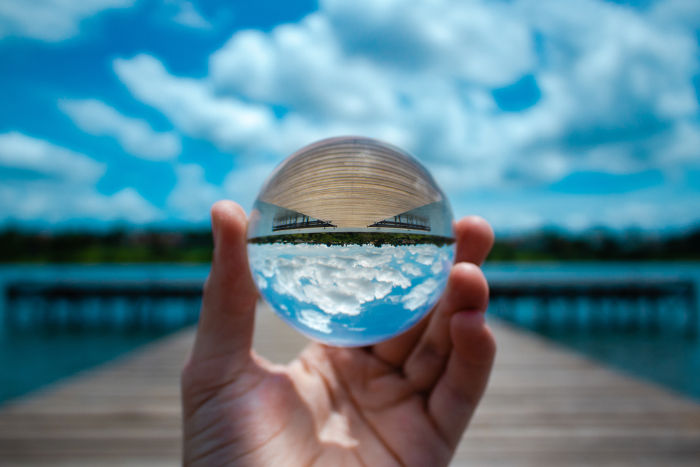
#> input picture input1.jpg, 700 x 467 px
$ python -i watershedWithCountCv.py   (imports and definitions only)
#> lines starting #> are read from the running program, lines starting #| are printed output that depends on the picture; after the words box and inside, x2 and y2 are one past the last pixel; in counts of white or black regions, pixels touching at a corner belong together
#> further down, picture is the input picture: shape (467, 700, 3); mean B, G, R 147.2, 131.1, 88.5
import cv2
import numpy as np
import imutils

def watershedWithCountCv(image):
    nImage = image.copy()
    gray = cv2.cvtColor(nImage, cv2.COLOR_BGR2GRAY)
    ret, thresh = cv2.threshold(
        gray, 0, 255, cv2.THRESH_BINARY_INV+cv2.THRESH_OTSU)
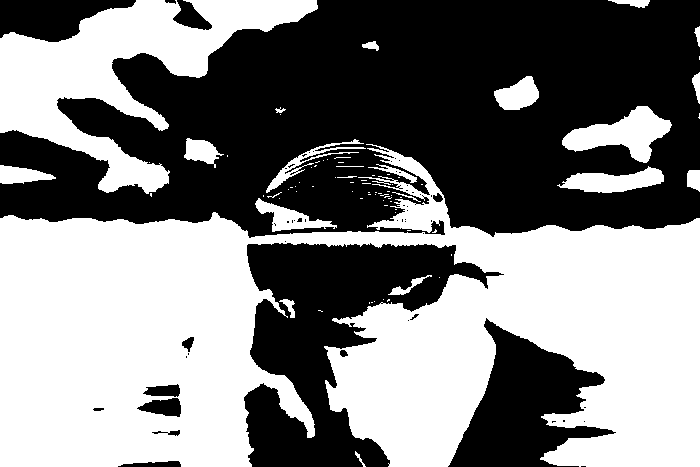
#> thresh: shape (467, 700); 50.2% white; 54 black regions (39 under 20 px), largest, box (x1, y1, x2, y2) and area: (0, 0, 700, 238) 118593, (244, 243, 504, 467) 26343, (448, 318, 616, 467) 12173
#> ret = 120

    kernel = np.ones((3, 3), np.uint8)
    opening = cv2.morphologyEx(thresh, cv2.MORPH_OPEN, kernel, iterations=2)
#> opening: shape (467, 700); 49.3% white; 25 white regions, largest, box (x1, y1, x2, y2) and area: (0, 199, 700, 467) 128551, (0, 0, 317, 192) 22742, (562, 106, 671, 162) 2965

    sure_bg = cv2.dilate(opening, kernel, iterations=3)
#> sure_bg: shape (467, 700); 55.6% white; 10 black regions (1 under 20 px), largest, box (x1, y1, x2, y2) and area: (0, 0, 700, 233) 108689, (248, 246, 484, 467) 22183, (453, 325, 600, 467) 10179

    dist_transform = cv2.distanceTransform(opening, cv2.DIST_L2, 5)
    ret, sure_fg = cv2.threshold(
        dist_transform, 0.7*dist_transform.max(), 255, 0)
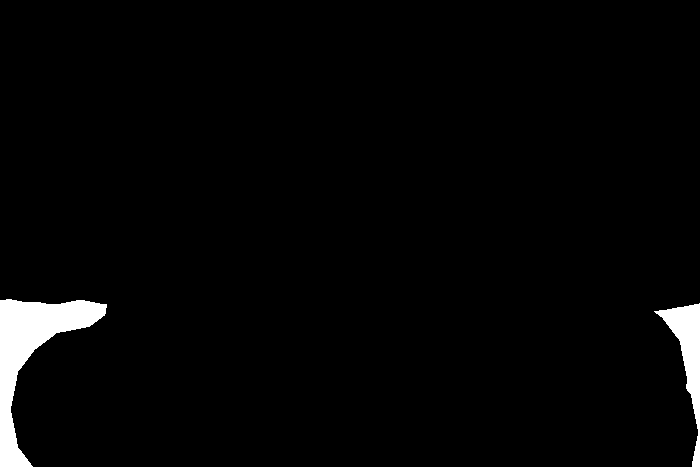
#> sure_fg: shape (467, 700) float32; 2.5% white; 2 white regions, box (x1, y1, x2, y2) and area: (0, 299, 107, 467) 5971, (654, 303, 700, 467) 2347
#> ret = 82.7

    sure_fg = np.uint8(sure_fg)
    unknown = cv2.subtract(sure_bg, sure_fg)
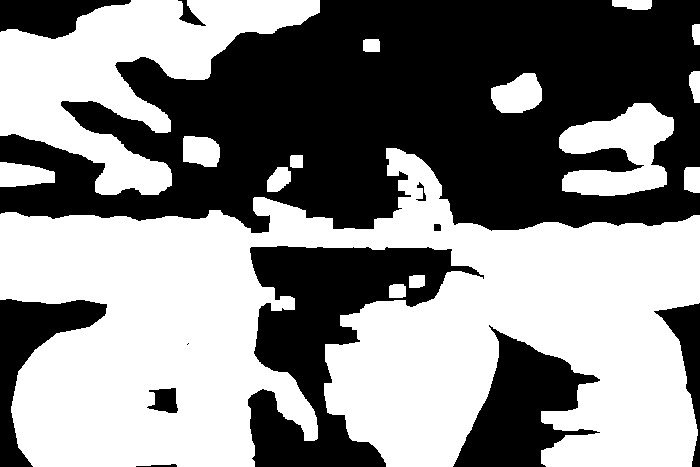
#> unknown: shape (467, 700); 53.1% white; 12 black regions (1 under 20 px)

    cnts = cv2.findContours(sure_fg.copy(), cv2.RETR_EXTERNAL,
                            cv2.CHAIN_APPROX_SIMPLE)
#> cnts = 2 contours; box (x1, y1, x2, y2) and area: (0, 299, 107, 467) 5719, (654, 303, 700, 467) 2160
    cnts = imutils.grab_contours(cnts)

    ret, markers = cv2.connectedComponents(sure_fg)
#> markers: shape (467, 700) int32; 3 distinct labels, from 0 to 2
#> ret = 3

    markers = markers+1
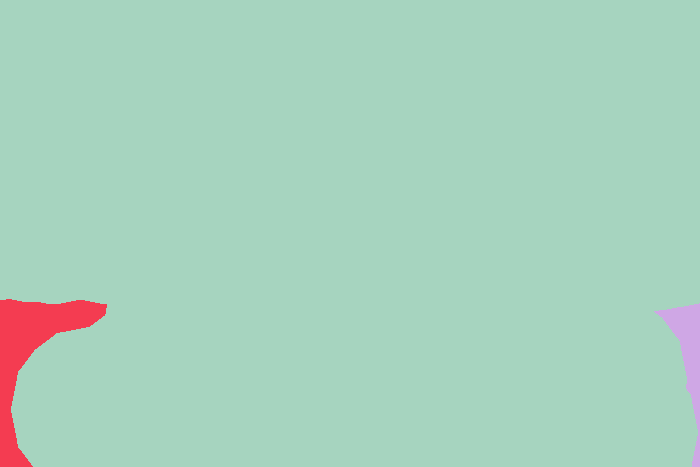
#> markers: shape (467, 700) int32; 3 distinct labels, from 1 to 3; one colour per label, 0 black

    markers[unknown == 255] = 0
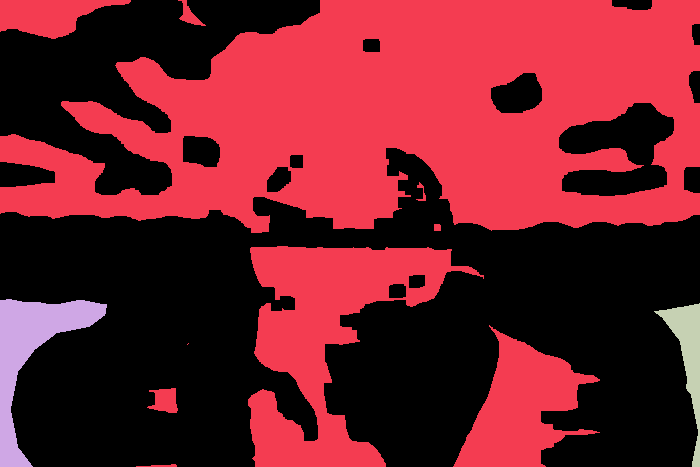
#> markers: shape (467, 700) int32; 4 distinct labels, from 0 to 3; one colour per label, 0 black

    markers = cv2.watershed(nImage, markers)
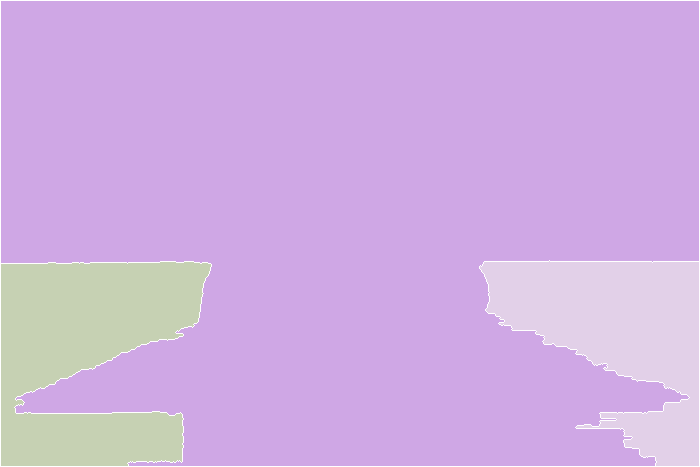
#> markers: shape (467, 700) int32; 4 distinct labels, from -1 to 3; one colour per label, 0 black, -1 white
    nImage[markers == -1] = [255, 0, 0]
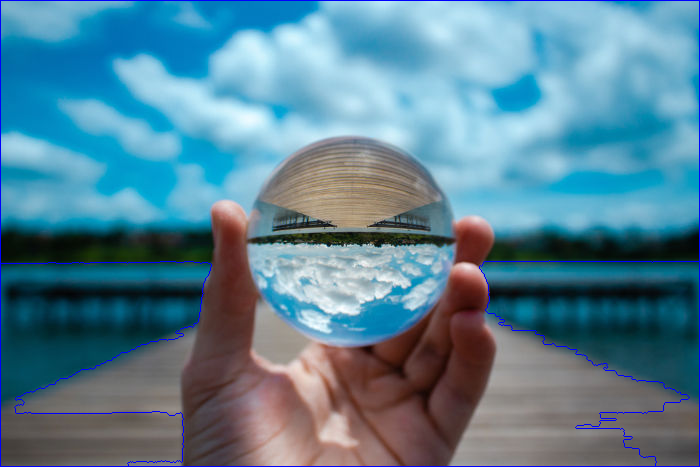
#> nImage: shape (467, 700, 3); 1.2% of pixels changed, all inside (x1, y1, x2, y2) = (0, 0, 700, 467)
    countImage = nImage
    for (i, c) in enumerate(cnts):
        ((x, y), _) = cv2.minEnclosingCircle(c)
        cv2.putText(countImage, "#{}".format(i + 1), (int(x)-20, int(y)),
                    cv2.FONT_HERSHEY_SIMPLEX, 0.5, (0, 0, 0), 1)
#> this loop made 2 passes
#> (x, y) on passes 1 to 2: (690.3, 384.5), (49.94, 383)
#> countImage: shape (467, 700, 3); 0.04% of pixels changed, all inside (x1, y1, x2, y2) = (31, 373, 688, 389)
    return nImage, countImage

>>> import cv2
>>> picture = cv2.imread('../input1.jpg')
>>> result = watershedWithCountCv(picture)

$ run again, on input3.jpg
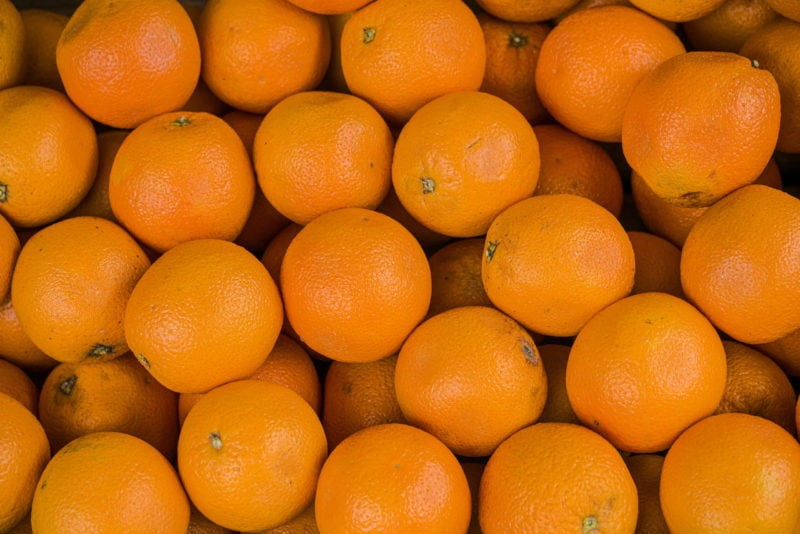
#> input picture input3.jpg, 800 x 534 px
#> picture is the input picture: shape (534, 800, 3); mean B, G, R 12.4, 104, 195.7
#> in watershedWithCountCv, `ret, thresh = cv2.threshold( gray, 0, 255, cv2.THRESH_BINARY_INV+cv2.T..`:
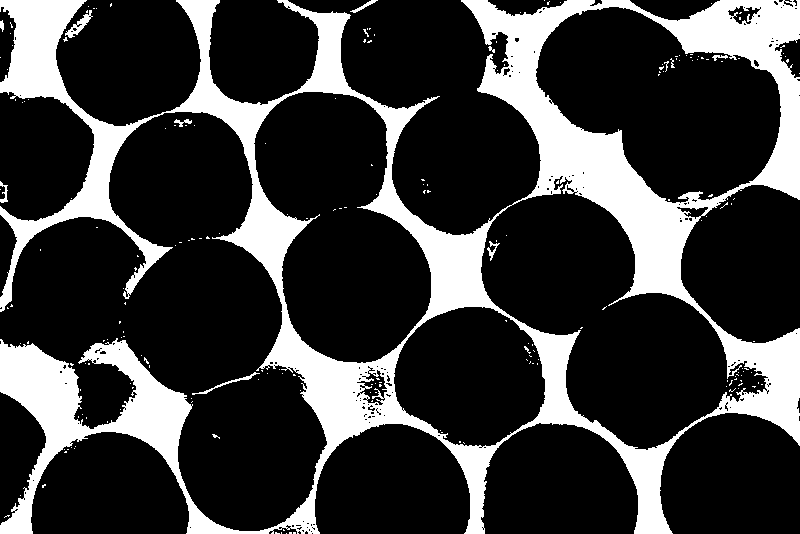
#> thresh: shape (534, 800); 23% white; 204 white regions (193 under 20 px), largest, box (x1, y1, x2, y2) and area: (0, 0, 800, 534) 96766, (65, 10, 93, 38) 229, (192, 372, 260, 395) 160
#> in watershedWithCountCv, `ret, thresh = cv2.threshold( gray, 0, 255, cv2.THRESH_BINARY_INV+cv2.T..`: ret = 98
#> opening: shape (534, 800); 21.5% white; 25 white regions, largest, box (x1, y1, x2, y2) and area: (463, 0, 696, 306) 18457, (0, 342, 191, 534) 12340, (0, 0, 168, 307) 11162
#> sure_bg: shape (534, 800); 28.7% white; 12 white regions, largest, box (x1, y1, x2, y2) and area: (460, 0, 726, 309) 23993, (173, 0, 441, 483) 21276, (0, 339, 194, 534) 15952
#> in watershedWithCountCv, `ret, sure_fg = cv2.threshold( dist_transform, 0.7*dist_transform.max()..`: ret = 23.78
#> unknown: shape (534, 800); 28.4% white; 12 white regions
#> cnts = 13 contours, 4 with area under 20; largest, box (x1, y1, x2, y2) and area: (30, 0, 55, 26) 247, (642, 213, 662, 256) 179, (785, 357, 800, 376) 164, (10, 370, 43, 392) 164, (451, 258, 460, 286) 108
#> in watershedWithCountCv, `ret, markers = cv2.connectedComponents(sure_fg)`: ret = 14
#> nImage: shape (534, 800, 3); 1.37% of pixels changed, all inside (x1, y1, x2, y2) = (0, 0, 800, 534)
#> the loop in watershedWithCountCv, `for (i, c) in enumerate(cnts):` made 13 passes
#> (x, y) on passes 1, 3, 4, 5, 6, 7, 8, 9: (156.1, 414.8), (26, 380.5), (4, 369), (793.9, 365.5), (454.5, 271.3), (266.2, 233), (650, 234), (614, 182.5)
#> after the loop in watershedWithCountCv, `for (i, c) in enumerate(cnts):`:
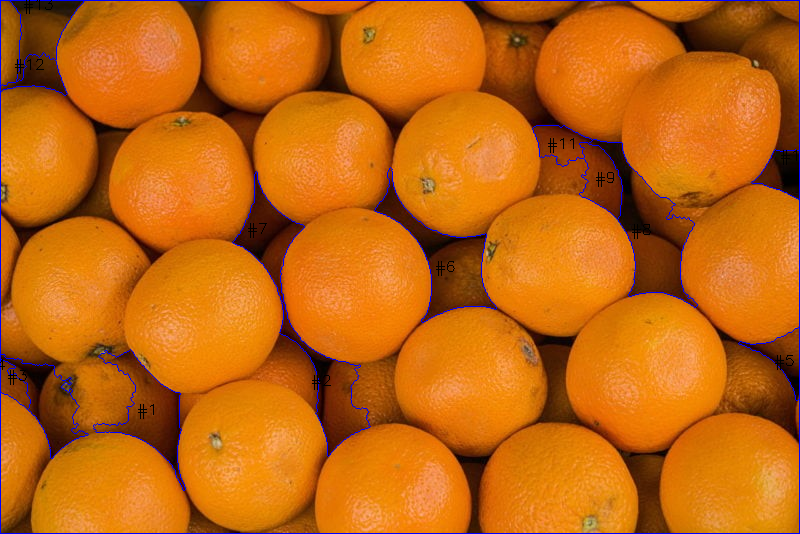
#> countImage: shape (534, 800, 3); mean B, G, R 15.7, 102.9, 193.6

$ run again, on input4.jpg
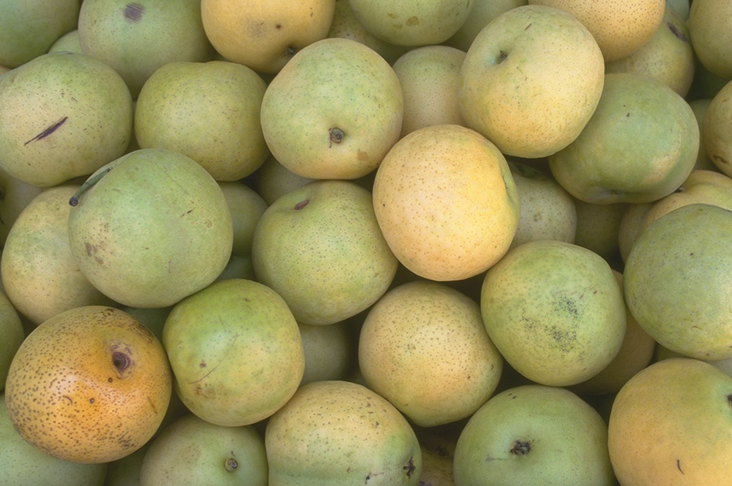
#> input picture input4.jpg, 732 x 486 px
#> picture is the input picture: shape (486, 732, 3); mean B, G, R 91.1, 146.4, 154.5
#> in watershedWithCountCv, `ret, thresh = cv2.threshold( gray, 0, 255, cv2.THRESH_BINARY_INV+cv2.T..`:
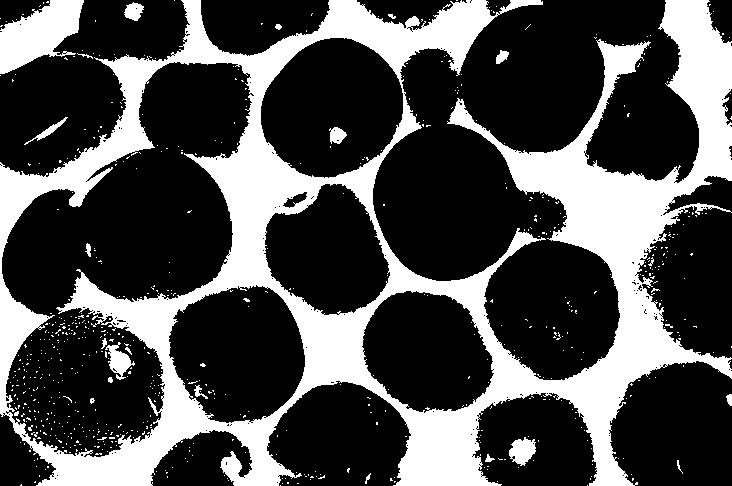
#> thresh: shape (486, 732); 30% white; 682 white regions (660 under 20 px), largest, box (x1, y1, x2, y2) and area: (0, 0, 732, 486) 99033, (0, 0, 84, 74) 3665, (509, 437, 536, 466) 517
#> in watershedWithCountCv, `ret, thresh = cv2.threshold( gray, 0, 255, cv2.THRESH_BINARY_INV+cv2.T..`: ret = 128
#> opening: shape (486, 732); 28% white; 16 white regions, largest, box (x1, y1, x2, y2) and area: (30, 0, 732, 486) 84199, (0, 57, 165, 257) 6833, (0, 0, 84, 74) 3541
#> sure_bg: shape (486, 732); 36.4% white; 14 white regions, largest, box (x1, y1, x2, y2) and area: (0, 0, 732, 486) 117040, (0, 0, 87, 77) 4261, (0, 271, 50, 417) 3058
#> in watershedWithCountCv, `ret, sure_fg = cv2.threshold( dist_transform, 0.7*dist_transform.max()..`: ret = 29.66
#> unknown: shape (486, 732); 36% white; 14 white regions
#> cnts = 4 contours; box (x1, y1, x2, y2) and area: (593, 199, 634, 234) 846, (429, 440, 453, 486) 508, (250, 176, 261, 187) 52, (104, 482, 122, 486) 24
#> in watershedWithCountCv, `ret, markers = cv2.connectedComponents(sure_fg)`: ret = 5
#> nImage: shape (486, 732, 3); 1.09% of pixels changed, all inside (x1, y1, x2, y2) = (0, 0, 732, 486)
#> the loop in watershedWithCountCv, `for (i, c) in enumerate(cnts):` made 4 passes
#> (x, y) on passes 1 to 4: (112.5, 483.5), (440.5, 463.9), (611.4, 211.9), (254.6, 181.3)
#> after the loop in watershedWithCountCv, `for (i, c) in enumerate(cnts):`:
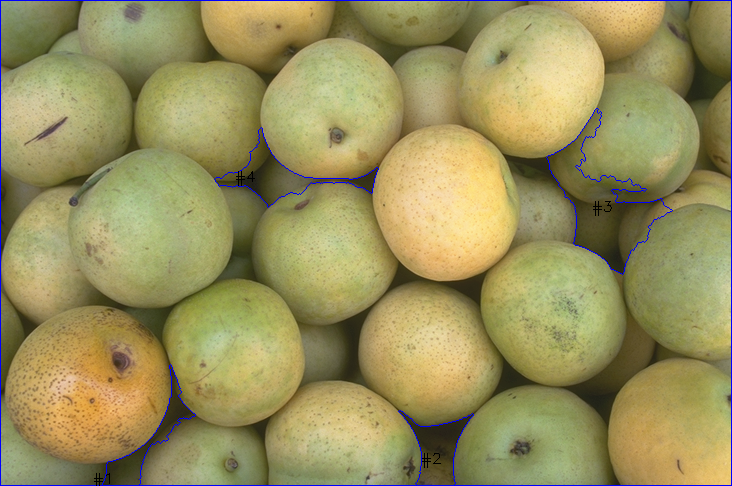
#> countImage: shape (486, 732, 3); mean B, G, R 93, 145, 153
